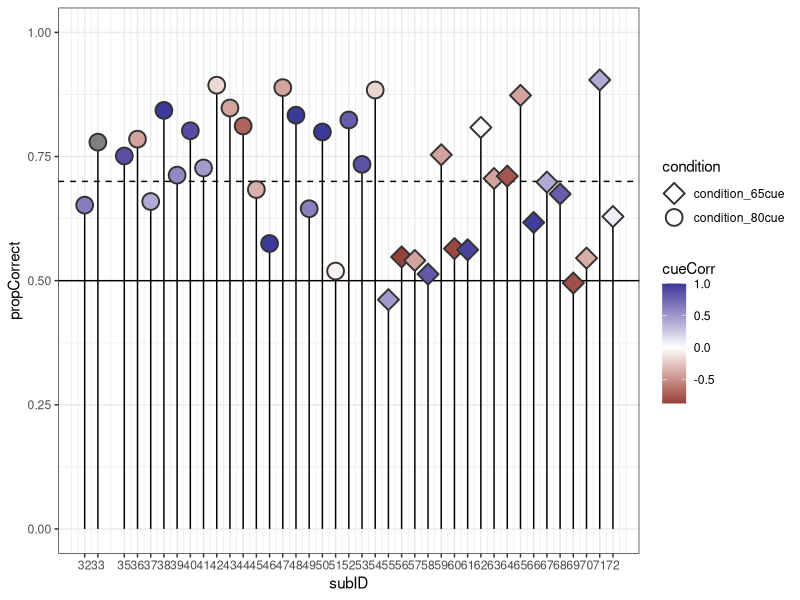
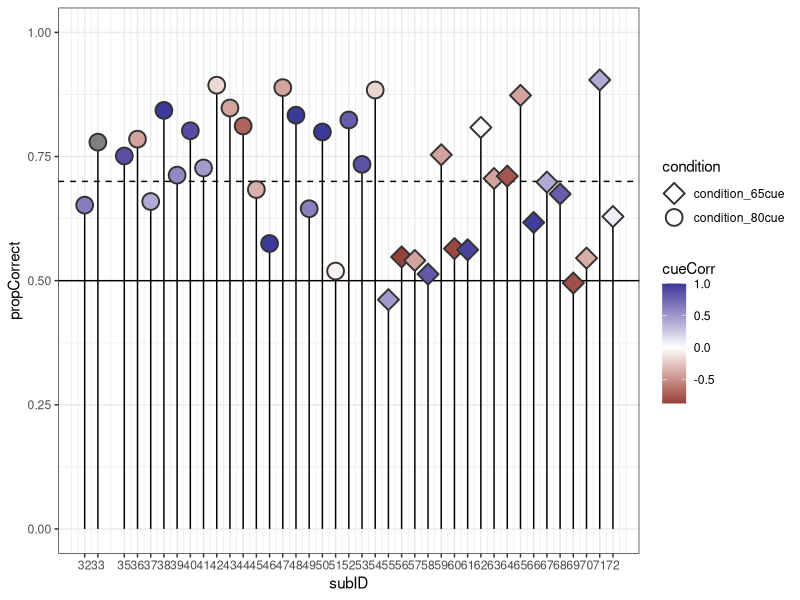

Reproduce these figures in R, in order. (Note: this script raises an error after producing the figures.)
library(tidyverse)
library(patchwork)

outdir <- 'results_april2025/'
inference <- read.csv('../tidied_data/all_conditions/inference.csv') %>% filter(subID > 0)

# compute cueCorr & cueDiff
inference <- inference %>%
  group_by(subID) %>% 
  mutate(propCorrect = mean(accuracy),
            cueCorr = cor(trueCue,subjectiveCue))

#### accuracy colored by cueCorr ####
inference %>%
  group_by(subID) %>%
  select(subID, propCorrect, cueCorr, condition) %>%
  distinct() %>%
  ggplot(aes(x=subID, y=propCorrect)) +
  geom_hline(yintercept = 0.5) +
  geom_hline(yintercept = 0.7, linetype='dashed') +
  ylim(0,1) +
  geom_segment(aes(x=subID, xend=subID, y=0, yend=propCorrect)) +
  geom_point(aes(shape=condition, fill=cueCorr), size=5, stroke=1, color='gray20') +
  scale_shape_manual(values = c(23, 21)) + scale_fill_gradient2() +
  scale_x_continuous(breaks = unique(inference$subID)) + theme_bw() 
ggsave(paste0(outdir, 'propCorrect_bySubject.png'), width=15, height=4, dpi='retina')


#### individual RT histograms ####
for (subject in 1:length(unique(inference$subID))) {
  
  df <- inference %>% filter(subID == unique(inference$subID)[subject])
  
  ggplot() +
    theme_bw() +
    annotate('rect', xmin=median(df$signal1_onset, na.rm=T), xmax=median(df$noise2_onset, na.rm=T), 
             ymin=-1, ymax=1, alpha=0.25, fill='lightblue') + 
    annotate('rect', xmin=median(df$signal2_onset, na.rm=T), xmax=(median(df$signal2_onset, na.rm=T) + max(df$signal2_duration, na.rm=T)), 
             ymin=-1, ymax=1, alpha=0.25, fill='lightpink') +
    annotate('rect', xmin=median(df$signal2_onset, na.rm=T), xmax=(median(df$signal2_onset, na.rm=T) + median(df$signal2_duration, na.rm=T)), 
             ymin=-1, ymax=1, alpha=0.25, fill='lightblue') +
    geom_density(data = df %>% filter(accuracy == 1), aes(x=RT, y=after_stat(density), group=trueCongruence, color=factor(trueCongruence)), linewidth=0.75) +
    geom_density(data = df %>% filter(accuracy == 0), aes(x=RT, y=-after_stat(density), group=trueCongruence, color=factor(trueCongruence)), linewidth=0.75) +
    #geom_density(data = inference %>% filter(accuracy == 1), aes(x=RT, y=after_stat(density)), linewidth=0.5) +
    #geom_density(data = inference %>% filter(accuracy == 0), aes(x=RT, y=-after_stat(density)), linewidth=0.5) +
    scale_y_continuous(name = "scaled density", labels = function(x) abs(x), n.breaks = 6) +
    geom_hline(yintercept = 0, linetype = "solid", color = "black") +
    labs(title = paste0('subject ', unique(inference$subID)[subject]), subtitle = 'boxes=median signal durations', x='RT (s)') +
    xlim(0,4) 
  
  ggsave(paste0(outdir, 'individual_RTs_byCongruence/s', unique(inference$subID)[subject], '.png'), width=5, height=3)
  
}

for (subject in 1:length(unique(inference$subID))) {
  # get subject-specific noise info
  
  df <- inference %>% filter(subID == unique(inference$subID)[subject])
  noise1_mode <- find_mode(df$noise1_duration)
  noise2Onset_mode <- find_mode(df$noise2_onset[df$noise2_onset > 0])
  signal2Onset_mode <- find_mode(df$signal2_onset[df$signal2_onset > 0])
  
  # plot
  ggplot() +
    theme_bw() +
    annotate('rect', xmin=0, xmax=noise1_mode, ymin=-1, ymax=1, alpha=0.25, fill='lightblue') + 
    annotate('rect', xmin=noise2Onset_mode, xmax=signal2Onset_mode, ymin=-1, ymax=1, alpha=0.25, fill='lightblue') +
    geom_density(data = df %>% filter(accuracy == 1), aes(x=RT, y=after_stat(density), group=trueCue, color=factor(trueCue))) +
    geom_density(data = df %>% filter(accuracy == 0), aes(x=RT, y=-after_stat(density), group=trueCue, color=factor(trueCue))) +
    geom_density(data = df %>% filter(accuracy == 1), aes(x=RT, y=after_stat(density)), linewidth=1) +
    geom_density(data = df %>% filter(accuracy == 0), aes(x=RT, y=-after_stat(density)), linewidth=1) +
    scale_y_continuous(name = "scaled density", labels = function(x) abs(x), n.breaks = 6) +
    geom_hline(yintercept = 0, linetype = "solid", color = "black") +
    labs(title = paste0('subject ', unique(inference_df$subID)[subject]), subtitle = 'boxes=mode noise durations', x='RT (s)') +
    xlim(0,4)
  
  ggsave(paste0(outdir, 's', unique(inference$subID)[subject], '.png'), width=5, height=3)
}


#### all hists in one figure + group ####
rect_data <- inference %>%
  group_by(subID) %>%
  summarize(
    rect1_xmin = median(signal1_onset, na.rm = TRUE),
    rect1_xmax = median(noise2_onset, na.rm = TRUE),
    rect2_xmin = median(signal2_onset, na.rm = TRUE),
    rect2_xmax = median(signal2_onset, na.rm = TRUE) + max(signal2_duration, na.rm = TRUE),
    rect3_xmin = median(signal2_onset, na.rm = TRUE),
    rect3_xmax = median(signal2_onset, na.rm = TRUE) + median(signal2_duration, na.rm = TRUE)
  )

# Create a single plot with facets
p1 <- ggplot() +
  theme_bw() +
  geom_rect(data = rect_data, aes(xmin = rect1_xmin, xmax = rect1_xmax, ymin = -1, ymax = 1),
            alpha = 0.5, fill = 'lightblue') +
  geom_rect(data = rect_data, aes(xmin = rect2_xmin, xmax = rect2_xmax, ymin = -1, ymax = 1),
            alpha = 0.5, fill = 'lightpink') +
  geom_rect(data = rect_data, aes(xmin = rect3_xmin, xmax = rect3_xmax, ymin = -1, ymax = 1),
            alpha = 0.5, fill = 'lightblue') +
  # Add density plots
  geom_density(data = inference %>% filter(accuracy == 1), aes(x = RT, y = after_stat(density), group = trueCongruence, color = factor(trueCongruence)), linewidth = 0.5) +
  geom_density(data = inference %>% filter(accuracy == 0), aes(x = RT, y = -after_stat(density), group = trueCongruence, color = factor(trueCongruence)), linewidth = 0.5) +
  geom_hline(yintercept = 0, linetype = "solid", color = "black") +
  scale_y_continuous(name = "scaled density", labels = function(x) abs(x), n.breaks = 6) +
  xlim(0, 4) +
  facet_wrap(~ subID, nrow=4, labeller = labeller(subID = function(x) paste0("s", x))) +
  theme(strip.text = element_text(size = 10)) +
  labs(title = 'RT densities',
         subtitle = 'blue box = median signal1; second blue/purple box = median signal2; red box = max signal2. sub>54 have 65% cue, else 80% cue', x = 'RT (s)')

p2 <- ggplot() +
  theme_bw() + theme(legend.position = 'none') +
  annotate('rect', xmin=median(inference$signal1_onset, na.rm=T), xmax=median(inference$noise2_onset, na.rm=T), 
           ymin=-1, ymax=1, alpha=0.25, fill='lightblue') + 
  annotate('rect', xmin=median(inference$signal2_onset, na.rm=T), xmax=(median(inference$signal2_onset, na.rm=T) + median(inference$signal2_duration, na.rm=T)), 
           ymin=-1, ymax=1, alpha=0.25, fill='lightblue') +
  geom_density(data = inference %>% filter(accuracy == 1), aes(x=RT, y=after_stat(density), group=trueCongruence, color=factor(trueCongruence)), linewidth=0.75) +
  geom_density(data = inference %>% filter(accuracy == 0), aes(x=RT, y=-after_stat(density), group=trueCongruence, color=factor(trueCongruence)), linewidth=0.75) +
  scale_y_continuous(name = "scaled density", labels = function(x) abs(x), n.breaks = 6) +
  geom_hline(yintercept = 0, linetype = "solid", color = "black") +
  labs(title = 'group RTs', subtitle = 'boxes=median signal durations', x='RT (s)') +
  xlim(0,4) #+ facet_wrap(~condition)

p3 <- ggplot() +
  theme_bw() + theme(legend.position = 'none') +
  annotate('rect', xmin=median(inference$signal1_onset, na.rm=T), xmax=median(inference$noise2_onset, na.rm=T), 
           ymin=-1, ymax=1, alpha=0.25, fill='lightblue') + 
  annotate('rect', xmin=median(inference$signal2_onset, na.rm=T), xmax=(median(inference$signal2_onset, na.rm=T) + median(inference$signal2_duration, na.rm=T)), 
           ymin=-1, ymax=1, alpha=0.25, fill='lightblue') +
  geom_density(data = inference %>% filter(accuracy == 1), aes(x=RT, y=after_stat(density), group=trueCongruence, color=factor(trueCongruence)), linewidth=0.75) +
  geom_density(data = inference %>% filter(accuracy == 0), aes(x=RT, y=-after_stat(density), group=trueCongruence, color=factor(trueCongruence)), linewidth=0.75) +
  scale_y_continuous(name = "scaled density", labels = function(x) abs(x), n.breaks = 6) +
  geom_hline(yintercept = 0, linetype = "solid", color = "black") +
  labs(title = 'group RTs', subtitle = 'boxes=median signal durations', x='RT (s)') +
  xlim(0,4) + facet_wrap(~condition)

p1 + (p2 / p3) + plot_layout(guides = 'collect', widths = c(5,1))
ggsave(paste0(outdir, 'individualRTs_byCongruence.png'), width=20, height=8)




#### noise2 RTs only ####
p1 <- ggplot() + theme_bw() + xlim(0, 4) +
  geom_density(data = inference %>% filter(accuracy == 1, RT >= noise2_onset, is.na(signal2_onset)==T), 
                                           aes(x = RT, y = after_stat(density), group = trueCongruence, color = factor(trueCongruence)), 
                                           linewidth = 0.5) +
  geom_density(data = inference %>% filter(accuracy == 0, RT >= noise2_onset, is.na(signal2_onset)==T), 
               aes(x = RT, y = -after_stat(density), group = trueCongruence, color = factor(trueCongruence)), linewidth = 0.5) +
  geom_hline(yintercept = 0, linetype = "solid", color = "black") +
  scale_y_continuous(name = "scaled density", labels = function(x) abs(x), n.breaks = 4) +
  facet_wrap(~ subID, nrow=4, labeller = labeller(subID = function(x) paste0("s", x)), scales='free_y') +
  theme(strip.text = element_text(size = 10)) +
  labs(title = 'RTs in noise2 only',
       subtitle = 'correct RTs on top, error RTs on bottom', x = 'RT (s)')

p2 <- ggplot() + theme_bw() + xlim(0, 4) +
  geom_density(data = inference %>% filter(accuracy == 1, RT >= noise2_onset, is.na(signal2_onset)==T), 
               aes(x = RT, y = after_stat(density), group = trueCongruence, color = factor(trueCongruence)), 
               linewidth = 0.5) +
  geom_density(data = inference %>% filter(accuracy == 0, RT >= noise2_onset, is.na(signal2_onset)==T), 
               aes(x = RT, y = -after_stat(density), group = trueCongruence, color = factor(trueCongruence)), linewidth = 0.5) +
  geom_hline(yintercept = 0, linetype = "solid", color = "black") +
  scale_y_continuous(name = "scaled density", labels = function(x) abs(x), n.breaks = 4) +
  theme(strip.text = element_text(size = 10)) +
  labs(title = 'group RTs', subtitle = 'correct RTs on top, error RTs on bottom', x = 'RT (s)')

p1 + p2 + plot_layout(guides = 'collect', widths = c(5,1))
ggsave(paste0(outdir, 'individualRTs_noise2_byCongruence.png'), width=20, height=8)
